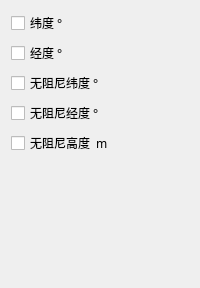
             <widget class="QWidget" name="page">
              <layout class="QGridLayout" name="gridLayout_19">
               <item row="0" column="0">
                <widget class="QCheckBox" name="checkBox">
                 <property name="font">
                  <font>
                   <family>微软雅黑</family>
                  </font>
                 </property>
                 <property name="text">
                  <string>纬度 °</string>
                 </property>
                 <property name="checked">
                  <bool>false</bool>
                 </property>
                </widget>
               </item>
               <item row="1" column="0">
                <widget class="QCheckBox" name="checkBox_2">
                 <property name="font">
                  <font>
                   <family>微软雅黑</family>
                  </font>
                 </property>
                 <property name="text">
                  <string>经度 °</string>
                 </property>
                </widget>
               </item>
               <item row="2" column="0">
                <widget class="QCheckBox" name="checkBox_73">
                 <property name="font">
                  <font>
                   <family>微软雅黑</family>
                  </font>
                 </property>
                 <property name="text">
                  <string>无阻尼纬度 °</string>
                 </property>
                </widget>
               </item>
               <item row="3" column="0">
                <widget class="QCheckBox" name="checkBox_74">
                 <property name="font">
                  <font>
                   <family>微软雅黑</family>
                  </font>
                 </property>
                 <property name="text">
                  <string>无阻尼经度 °</string>
                 </property>
                </widget>
               </item>
               <item row="4" column="0">
                <widget class="QCheckBox" name="checkBox_75">
                 <property name="font">
                  <font>
                   <family>微软雅黑</family>
                  </font>
                 </property>
                 <property name="text">
                  <string>无阻尼高度  m</string>
                 </property>
                </widget>
               </item>
               <item row="5" column="0">
                <spacer name="verticalSpacer_3">
                 <property name="orientation">
                  <enum>Qt::Vertical</enum>
                 </property>
                 <property name="sizeHint" stdset="0">
                  <size>
                   <width>20</width>
                   <height>122</height>
                  </size>
                 </property>
                </spacer>
               </item>
              </layout>
             </widget>
